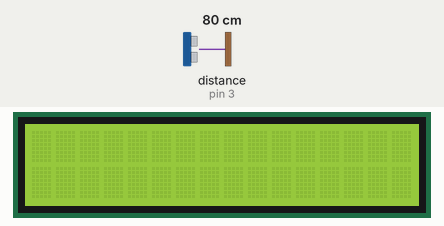
The sketch below on a simulated Arduino Uno, built with avr-gcc and run on an emulated ATmega328P. Parts: 16×2 character LCD. Wiring (inferred from the names in the program): ultrasonic range finder: trigger pin 2; echo pin 3. Inputs (shaded band) come from the test bench; at power-on: distance to the obstacle (sensor on pin 3) 80 cm. The echo pulse lasts 58.3 µs per cm; what the sketch prints to the serial monitor is not drawn.

Above: at 1.2 s.
1.3 s: distance to the obstacle (sensor on pin 3) set to 53 cm
2.8 s: distance to the obstacle (sensor on pin 3) set to 45 cm
At 3.3 s:
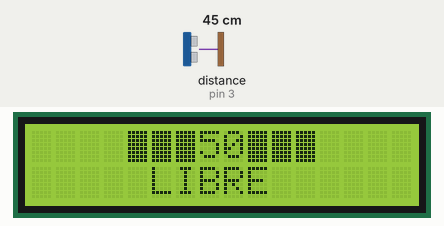
4.5 s: distance to the obstacle (sensor on pin 3) set to 39 cm
6.0 s: distance to the obstacle (sensor on pin 3) set to 33 cm
At 7.3 s:
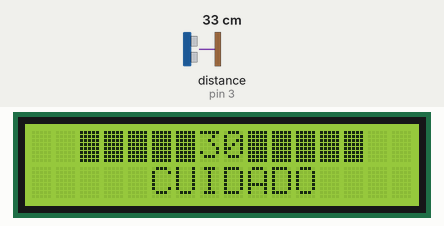
7.6 s: distance to the obstacle (sensor on pin 3) set to 12 cm
9.1 s: distance to the obstacle (sensor on pin 3) set to 9 cm
At 10.7 s:
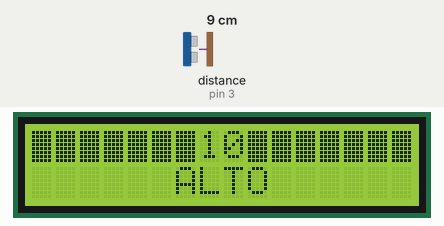
Timing chart, 0 to 11.8 s (numbered marks = the images above; inputs shaded):
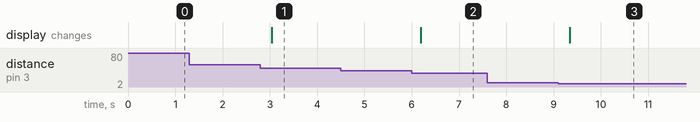

Measured:
- the behaviour switches between 51 and 50 cm on distance to the obstacle (sensor on pin 3) (found by bisection; images 0 and 1)
- the behaviour switches between 36 and 35 cm on distance to the obstacle (sensor on pin 3) (found by bisection; images 1 and 2)
- the behaviour switches between 11 and 10 cm on distance to the obstacle (sensor on pin 3) (found by bisection; images 2 and 3)
- after the input at 1.3 s, every drawn part: stays the same
- after the input at 2.8 s, the display: changes after 0.24 s (image 1)
- after the input at 4.5 s, every drawn part: stays the same
- after the input at 6.0 s, the display: changes after 0.19 s (image 2)
- after the input at 7.6 s, every drawn part: stays the same
- after the input at 9.1 s, the display: changes after 0.25 s (image 3)

The sketch:

SENSOR_DE_PARQUEO.ino
```cpp
/*
 * Fundacion Kinal
 * Centro educativo tecnico laboral Kinal
 * Perito en electonica
 * Quinto perito
 * EB5AM / EB5AV
 * Taller de electronica digital y reparacion de computadoras
 * Nombre: Luis Fernando Alvarado Ramirez
 * Fecha: 11/05/2023
 * Proyecto: SENSOR DE PARQUEO
 */
int a;
#include <LiquidCrystal_I2C.h>
#include <Wire.h>
LiquidCrystal_I2C lcd(0x27,16,2);
byte bloques[] = {
  B11111,
  B11111,
  B11111,
  B11111,
  B11111,
  B11111,
  B11111,
  B11111
};
byte nada[] = {
  B00000,
  B00000,
  B00000,
  B00000,
  B00000,
  B00000,
  B00000,
  B00000,

};

void setup()
{
Serial.begin(9600);
lcd.init();
lcd.backlight();
lcd.createChar(0,bloques);
lcd.createChar(1,nada);

}
void loop()
{


a=sensordistancia();
Serial.println(a);
if((a<50)&&(a>40))
{
lcd.setCursor(6,0);
lcd.write(byte(0));
lcd.setCursor(5,0);
lcd.write(byte(0));
lcd.setCursor(4,0);
lcd.write(byte(0));
lcd.setCursor(3,0);
lcd.write(byte(1));
lcd.setCursor(2,0);
lcd.write(byte(1));
lcd.setCursor(1,0);
lcd.write(byte(1));
lcd.setCursor(0,0);
lcd.write(byte(1));
lcd.setCursor(9,0);
lcd.write(byte(0));
lcd.setCursor(10,0);
lcd.write(byte(0));
lcd.setCursor(11,0);
lcd.write(byte(0));
lcd.setCursor(12,0);
lcd.write(byte(1));
lcd.setCursor(13,0);
lcd.write(byte(1));
lcd.setCursor(14,0);
lcd.write(byte(1));
lcd.setCursor(15,0);
lcd.write(byte(1));
lcd.setCursor(7,0);
lcd.print("50");
lcd.setCursor(5,1);
lcd.print("LIBRE      ");
}
if((a<35)&&(a>25))
{
lcd.setCursor(6,0);
lcd.write(byte(0));
lcd.setCursor(5,0);
lcd.write(byte(0));
lcd.setCursor(4,0);
lcd.write(byte(0));
lcd.setCursor(3,0);
lcd.write(byte(0));
lcd.setCursor(2,0);
lcd.write(byte(0));
lcd.setCursor(1,0);
lcd.write(byte(1));
lcd.setCursor(0,0);
lcd.write(byte(1));
lcd.setCursor(9,0);
lcd.write(byte(0));
lcd.setCursor(10,0);
lcd.write(byte(0));
lcd.setCursor(11,0);
lcd.write(byte(0));
lcd.setCursor(12,0);
lcd.write(byte(0));
lcd.setCursor(13,0);
lcd.write(byte(0));
lcd.setCursor(14,0);
lcd.write(byte(1));
lcd.setCursor(15,0);
lcd.write(byte(1));
lcd.setCursor(7,0);
lcd.print("30");
lcd.setCursor(5,1);
lcd.print("CUIDADO");
  delay(10);
}
if(a<10)
{
lcd.setCursor(6,0);
lcd.write(byte(0));
lcd.setCursor(5,0);
lcd.write(byte(0));
lcd.setCursor(4,0);
lcd.write(byte(0));
lcd.setCursor(3,0);
lcd.write(byte(0));
lcd.setCursor(2,0);
lcd.write(byte(0));
lcd.setCursor(1,0);
lcd.write(byte(0));
lcd.setCursor(0,0);
lcd.write(byte(0));
lcd.setCursor(9,0);
lcd.write(byte(0));
lcd.setCursor(10,0);
lcd.write(byte(0));
lcd.setCursor(11,0);
lcd.write(byte(0));
lcd.setCursor(12,0);
lcd.write(byte(0));
lcd.setCursor(13,0);
lcd.write(byte(0));
lcd.setCursor(14,0);
lcd.write(byte(0));
lcd.setCursor(15,0);
lcd.write(byte(0));
lcd.setCursor(7,0);
lcd.print("10");
lcd.setCursor(0,1);
lcd.print("      ALTO         ");
delay(10);
}
}
int sensordistancia()
{
int TRIGGER = 2;
int ECHO = 3 ;
long sensor;
long Distancia;
  pinMode(TRIGGER, OUTPUT);
  pinMode(ECHO, INPUT);
  digitalWrite(TRIGGER, LOW);
  digitalWrite(TRIGGER, HIGH);
  delayMicroseconds(10);
  digitalWrite(TRIGGER, LOW);
  sensor=pulseIn(ECHO, HIGH);
  Distancia=sensor/59;
  delay(100);
  return Distancia;
  delay(200);
}
```
